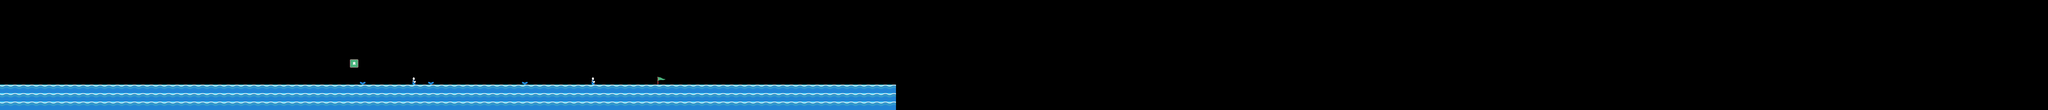

The image is a tile-based game level rendered from a .tmx file. Its description and source (layers, tilesets, objects; grid data summarised) follow:
An orthogonal 240x13 tile map with 64x64 px tiles, 2 tile layers (Background, Graphics) and 7 objects.

<map version="1.4" tiledversion="1.4.1" orientation="orthogonal" renderorder="right-down" width="240" height="13" tilewidth="64" tileheight="64" infinite="0" nextlayerid="14" nextobjectid="36">
 <tileset firstgid="1" source="tileset.tsx" />
 <layer id="2" name="Background" width="240" height="13">
  <data>[3120 cells, 320 non-empty, 3 distinct tile ids]</data>
 </layer>
 <layer id="3" name="Graphics" width="240" height="13">
  <data>[3120 cells, 317 non-empty, 3 distinct tile ids]</data>
 </layer>
 <objectgroup id="4" name="Ground">
  <object id="28" x="0" y="640" width="6720" height="192" />
 </objectgroup>
 <objectgroup id="5" name="Coin" />
 <objectgroup id="6" name="Box">
  <object id="29" x="0" y="0" width="2304" height="640" />
  <object id="30" x="4992" y="0" width="1728" height="640" />
 </objectgroup>
 <objectgroup id="7" name="Brick">
  <object id="35" x="2624" y="448" width="64" height="64">
   <properties>
    <property name="disc" value="" />
   </properties>
  </object>
 </objectgroup>
 <objectgroup id="8" name="AlienEnemy" />
 <objectgroup id="9" name="PlayerStart">
  <object id="33" x="2368" y="576" width="64" height="64" />
 </objectgroup>
 <objectgroup id="10" name="LevelEnd">
  <object id="31" x="4928" y="576" width="64" height="64" />
 </objectgroup>
 <objectgroup id="11" name="SpikeEnemy" />
 <objectgroup id="12" name="FlyingEnemy" />
 <objectgroup id="13" name="Boss">
  <properties>
   <property name="disc" value="" />
  </properties>
  <object id="34" x="3584" y="576" width="64" height="64" />
 </objectgroup>
</map>